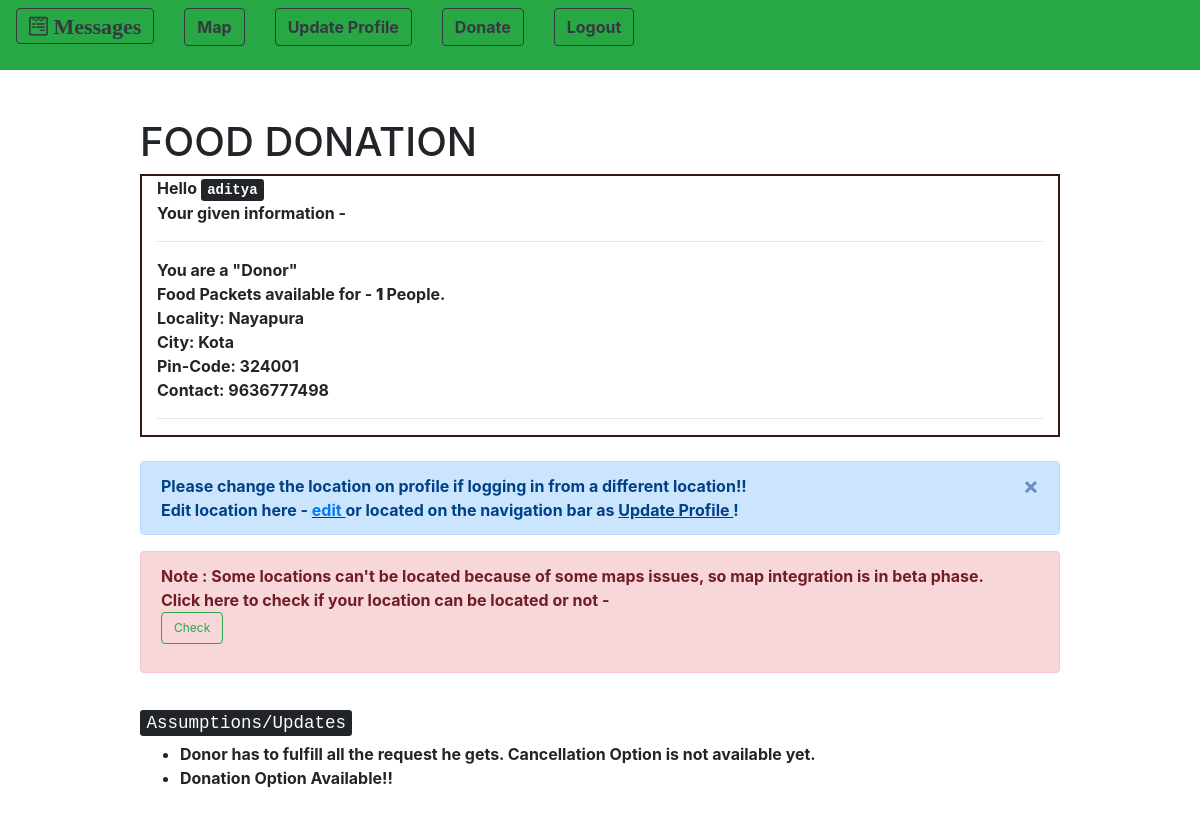
Page / (signed in) on the earlier database version.
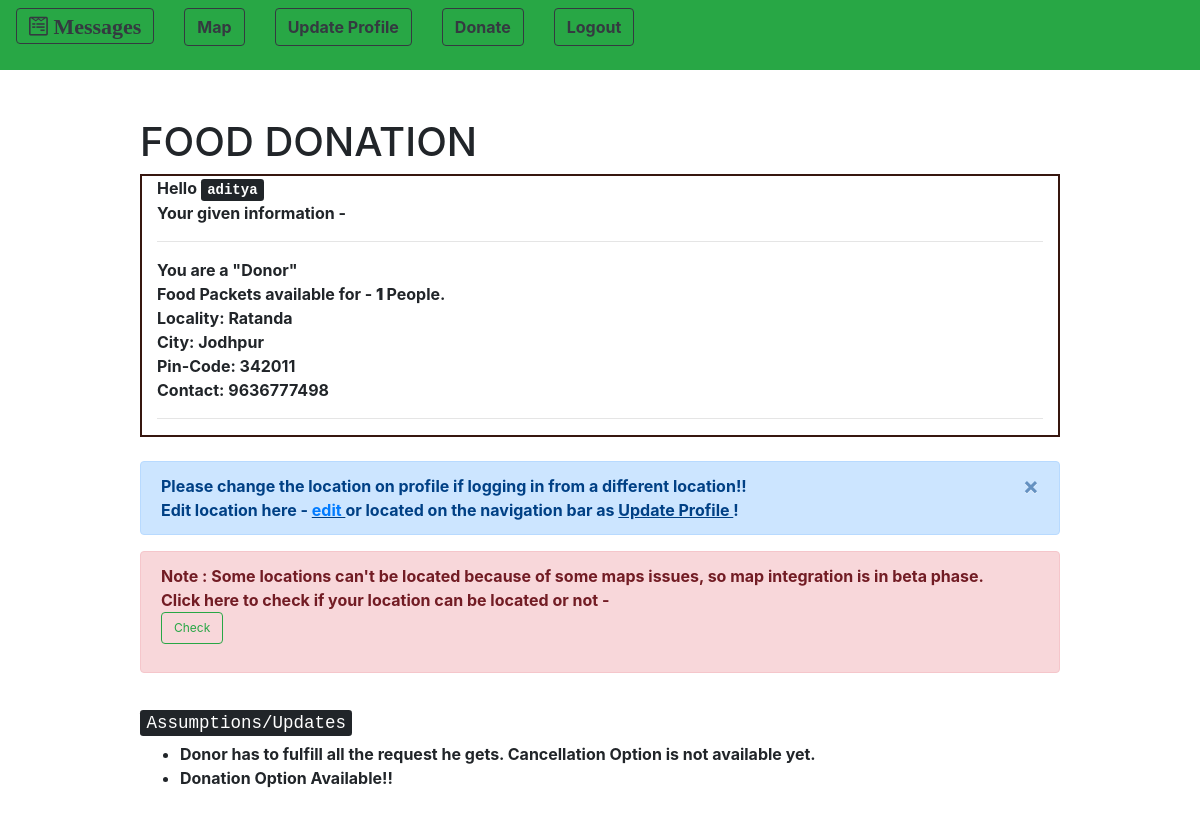
Same page on the later database version.
### customUser/models.py (models this page shows, shortened)
class CustomUser(AbstractUser):
    pin_code = models.IntegerField(null = True)
    contact_no = models.IntegerField(null = True)
    resources = models.IntegerField(null = True) # no. of persons avability/requirement
    locality = models.CharField(max_length = 100)
    city = models.CharField(max_length = 50)
    """CHOICES=[('0','Donor'),
                   ('1','Reciever')]"""
    state = models.CharField(max_length = 50, default = " ")
    user_type = models.IntegerField(null = True) # 0 - Donor 1 - Reciever
    email = models.EmailField(unique=True)

### templates/home.html (shortened to what this page needs)
{% extends 'base_with_home.html' %}
{% load crispy_forms_tags %}
{% block navigation %}
	<div class = "row">
	{% if user.is_authenticated %}
		<div class = "col">
			<form method="post" action = "{% url 'notification' %}">
				<button class="btn btn-outline-dark" style="font-size:22px"><i class="fa fa-wpforms"> <strong> Messages </strong>
					</span></i></button>
			</form>
		</div>
		{% if user.user_type == 0 %}
		<div class = "col">
			<form method = "post" action = "{% url 'maps' %}"> {% csrf_token %}
				<button class = "btn btn-outline-dark"> <strong> Map </strong> </button>
			</form>
		</div>
		{% endif %}
			<div class = "col">
				<form method = "get" action = "{% url 'edit_profile' %}">
					<button type = "submit" class = "btn btn-outline-dark navbar-btn"> <strong> Update Profile </strong></button>
				</form>
			</div>
			{% if user.user_type == 1 %}
			<div class = "col">
				<form method = "post" action = "{% url 'showNearbyDonors' %}"> {%csrf_token%}
					<button type = "submit" class = "btn btn-outline-dark navbar-btn"><strong> Request </strong> </button>
				</form>
			</div>
			{% else %}
			<div class = "col">
				<form method = "post" action = "{% url 'showNearbyRecievers' %}"> {% csrf_token %}
					<button type = "submit" class = "btn btn-outline-dark navbar-btn"><strong> Donate</strong> </button>
				</form>
			</div>
			{% endif %}
			<div class = "col">
				<form method = "post" action = "{% url 'logout' %}">
					<button type = "submit" class = "btn btn-outline-dark"><strong> Logout </button>
				</form>
			</div>
		{% endif %}
				</div>
{% endblock %}
{% block content %}
	<h1> FOOD DONATION  </h1>
<div class = "container-fluid" style="border:2px solid #36160F;">
	{% if user.is_authenticated %}
			Hello <kbd> {{ user.username }}</kbd>
		 <br> Your given information - <br> <hr>
		 	{% if user.user_type == 0 %}
				You are a "Donor"<br>
				Food Packets available for - <strong> {{ user.resources }} </strong> People.<br>
			{% else %}
				You are a "Reciever"<br>
				Food Packets Required for - <strong> {{user.resources}} </strong> People.<br>
			{% endif %}
			Locality: {{ user.locality }} <br>
			City: {{ user.city }} <br>
			Pin-Code: {{ user.pin_code }} <br>
			Contact: {{ user.contact_no }} <br> <hr>
</div>
<br>
      <div class="alert alert-primary alert-dismissible fade show">
    Please change the location on profile if logging in from a different location!! <br>
          Edit location here -  <u> <a href = "{% url 'edit_profile' %}"> edit </a> </u> or located on the navigation bar as <u>Update Profile </u>!
       <button type = "button" class = "close" data-dismiss = "alert" aria-hidden="true">&times;</button>
  </div>
  <div class = "alert alert-danger alert-dismissible fade show">
  		Note : Some locations can't be located because of some maps issues, so map integration is in beta phase. <br> Click here to check if your location can be located or not -
  		<form> {% csrf_token %}
  		<button class = "btn btn-outline-success" style="font-size:12px" formaction="{% url 'check_location' %}"> Check </button>
  		</form>
  </div>
<br>
	{% else %}
	<br>
	<div class = "container-fluid">
		<h4> <kbd> You are not logged in! </kbd><br> <br>  </h4>
	</div>
	{% endif %}
{% endblock %}

Differences in the rows shown:
changed CustomUser "aditya": locality "Nayapura" → "Ratanda"; city "Kota" → "Jodhpur"; pin_code "324001" → "342011"
